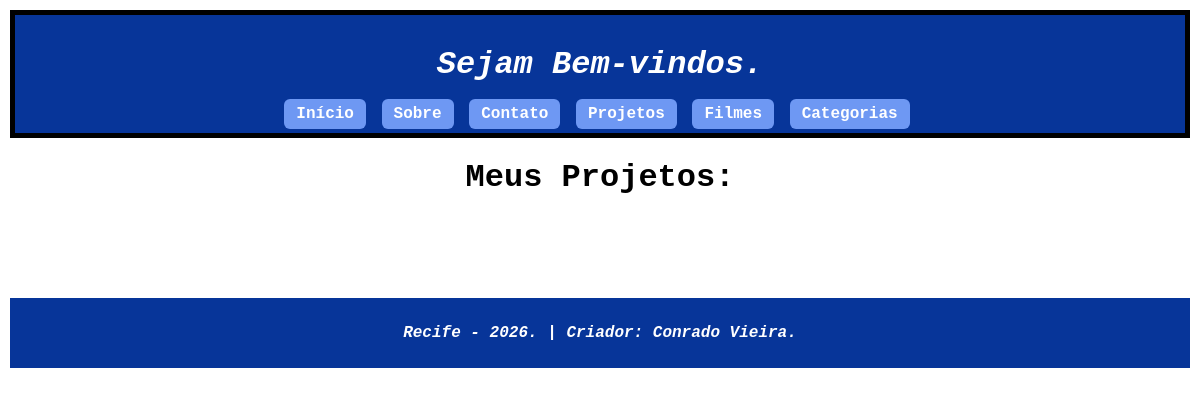
The app's page /projeto/, older data.
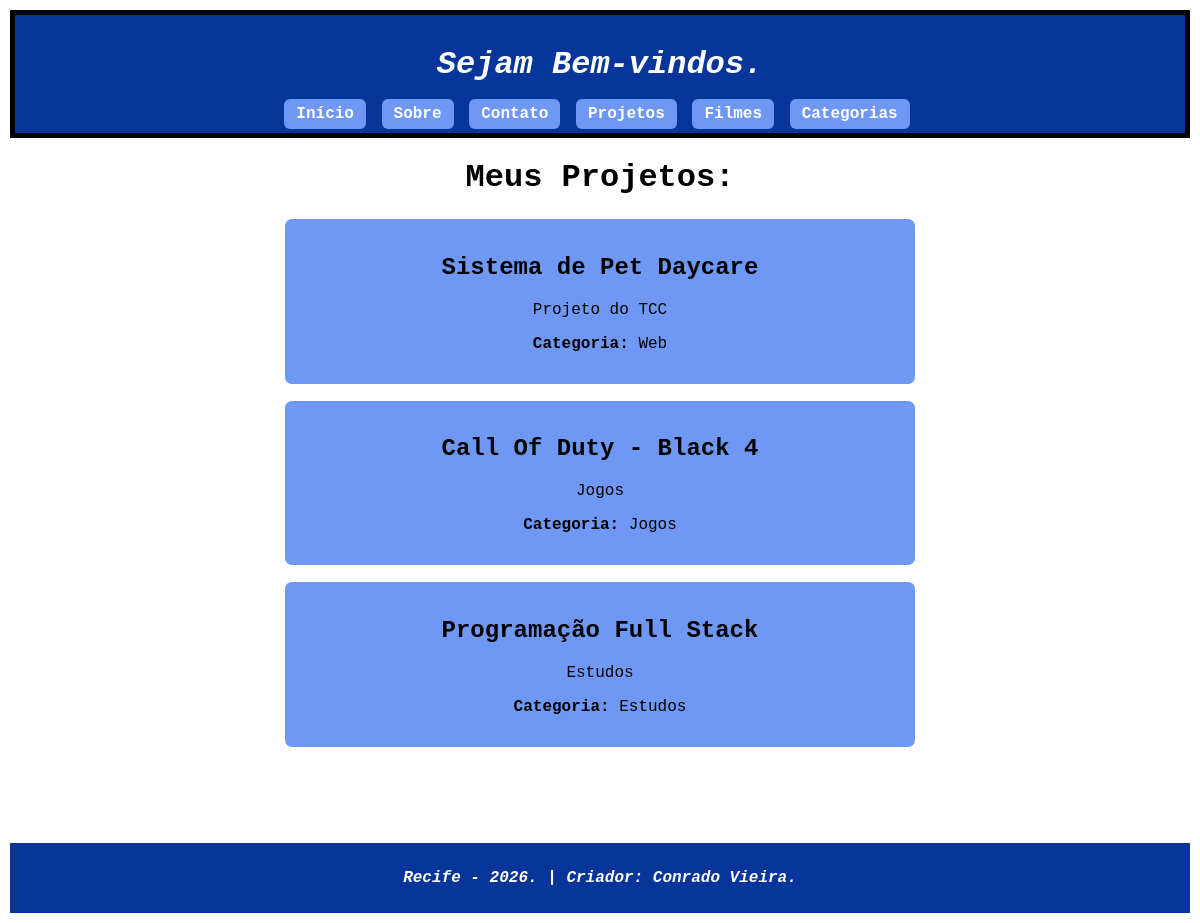
The same page, newer data.
### paginas/models.py (models this page shows, shortened)
class projeto(models.Model):
    nome = models.CharField(max_length=100)
    descricao = models.TextField()
    ano = models.IntegerField()
    categoria = models.ForeignKey(
        Categoria,
        on_delete=models.SET_NULL,
        null=True,
        blank=True
    )

class Categoria(models.Model):
    nome = models.CharField(max_length=100)
    def __str__(self):
        return self.nome

### paginas/views.py (the view)
# urls.py: path('projeto/', views.lista_projetos),
def lista_projetos(request):
    contexto = {
        'projetos': projeto.objects.all(),
    }
    return render(request, 'projeto.html', contexto)

### paginas/templates/projeto.html
{% extends "base.html" %}
{% block content %}
    <h1>Meus Projetos:</h1>
    <ul>
        {% for item in projetos %}
            <li class="cartao">
                <h2><strong>{{ item.nome }}</strong></h2>
                <p>{{ item.descricao }}</p>
                <p><strong>Categoria:</strong> {{ item.categoria }}</p>
            </li>
        {% endfor %}
    </ul>
{% endblock %}

Row changes from the older to the newer data that the page shows:
added projeto: nome "Sistema de Pet Daycare", descricao "Projeto do TCC", categoria "Web"
added projeto: nome "Call Of Duty - Black 4", descricao "Jogos", categoria "Jogos"
added projeto: nome "Programação Full Stack", descricao "Estudos", categoria "Estudos"
